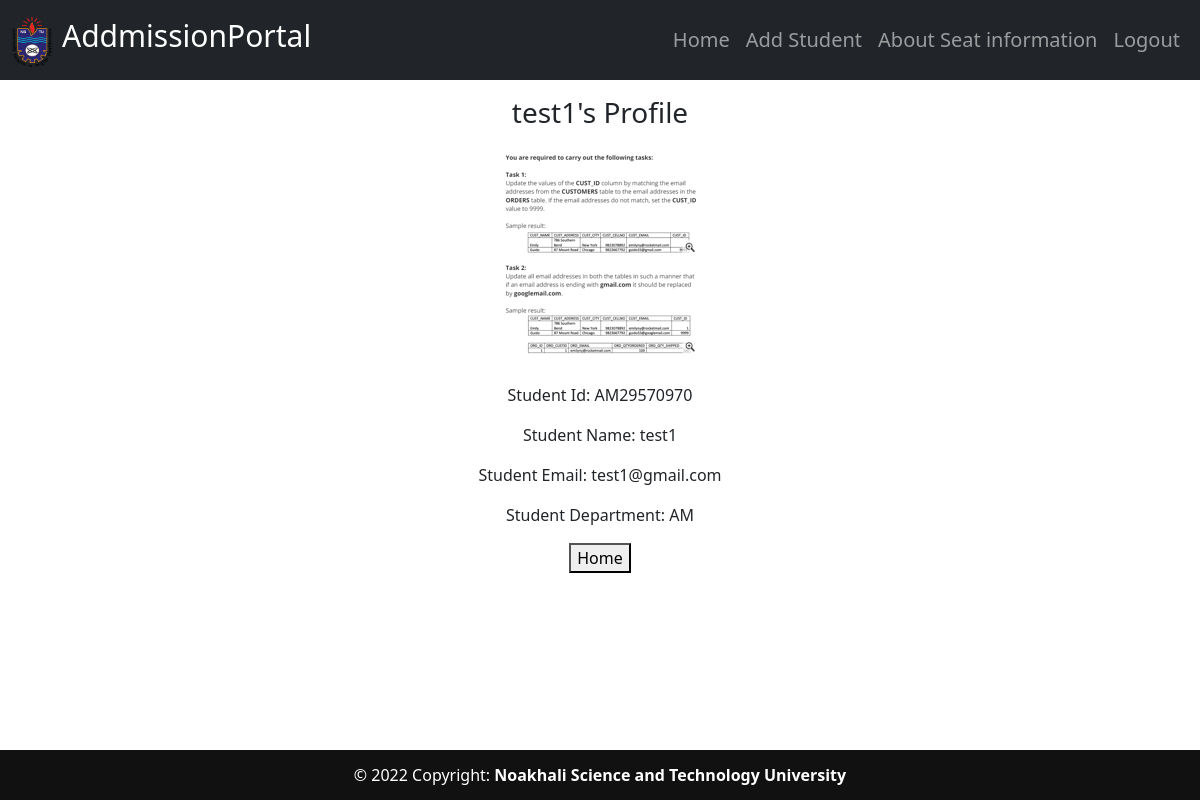
Screenshot of /home/test1 (signed in) with the database file from the repository.
### main_app/models.py (models this page shows, shortened)
class Students(db.Model):
    admission_num = db.Column(db.Integer, primary_key=True)
    id = db.Column(db.String(15), unique=True, nullable=False)
    name = db.Column(db.String(80), nullable=False)
    email = db.Column(db.String(120), unique=True, nullable=False)
    image_file = db.Column(db.String(20), nullable=False, default='default.jpg')
    department = db.Column(db.String(80), db.ForeignKey('departments.department_name'), nullable=False)

### main_app/routes.py (the view)
@app.route('/home/<string:profile>')
@login_required
def profile(profile):
    student = Students.query.filter_by(name=profile).first()
    if student:
        image_file = url_for('static', filename='img/' + student.image_file)
        return render_template('student_profile.html', student=student, image=image_file)
    else:
        return render_template('404.html')

### main_app/models.py (called while the page is built)
@login_manager.user_loader
def load_user(user_id):
    return Users.query.get(int(user_id))

### main_app/templates/student_profile.html
{% extends "layout.html" %}
{% block content %}
<center>
    <p>
    <h3>{{student.name}}'s Profile</h3>
    </p>
    <p>
    <img src="{{image}}" alt="profile_pic">
    </p>
    <p><label>Student Id:</label>
    {{student.id}}</p>
    <p>
    <label>Student Name:</label>
    {{student.name}}
    </p>
    <p><label>Student Email:</label>
    {{student.email}}
    </p>
    <p><label>Student Department:</label>
    {{student.department}}
    </p>
    <p>
        <a href="{{url_for('home')}}"><button>Home</button></a>
    </p>
</center>
{% endblock content %}

### main_app/static/style.css (style rules this page uses)
html { position: relative; min-height: 100%; }
body { margin-bottom: 60px; }

### rows the page displays
Students: name "test1", id "AM29570970", email "test1@gmail.com", department "AM"
